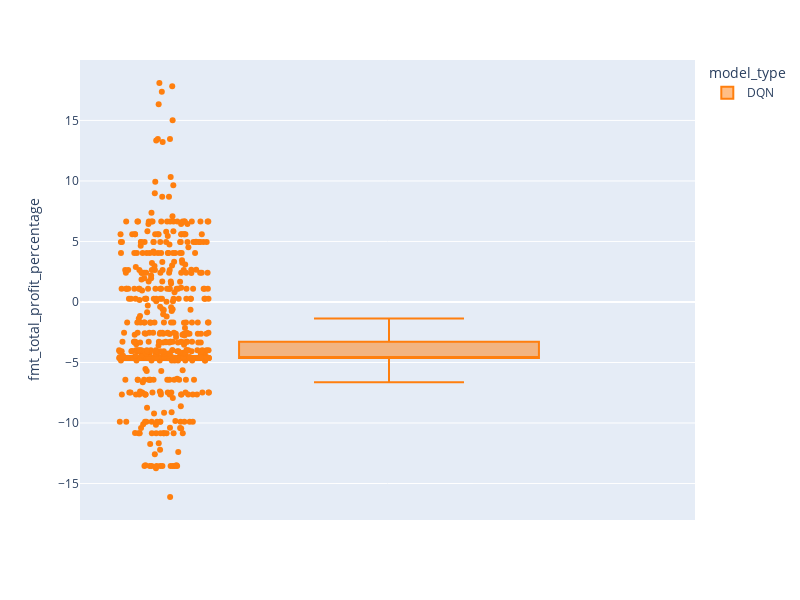

The notebook cell saved with this chart:
### Code cell
fig = px.box(df_trader_results, y="fmt_total_profit_percentage", color="model_type", points="all", color_discrete_sequence=[ "#FF7F0E", "#00CC96", "#10aded", "#8A56EF"],  width=800, height=600)
fig.show()

### Figure 1 — Plotly figure (JSON) as saved in the notebook; plotly's stock layout.template omitted (floating-point values rounded to 4 significant figures; data arrays with more than 128 entries replaced by an {"elided": "..."} marker saying what was removed)
{"data": [{"alignmentgroup": "True", "boxpoints": "all", "hovertemplate": "model_type=DQN<br>fmt_total_profit_percentage=%{y}<extra></extra>", "legendgroup": "DQN", "marker": {"color": "#FF7F0E"}, "name": "DQN", "notched": false, "offsetgroup": "DQN", "orientation": "v", "showlegend": true, "type": "box", "x0": " ", "xaxis": "x", "y": {"elided": "1000 float values"}, "y0": " ", "yaxis": "y"}], "layout": {"boxmode": "group", "height": 600, "legend": {"title": {"text": "model_type"}, "tracegroupgap": 0}, "margin": {"t": 60}, "width": 800, "xaxis": {"anchor": "y", "domain": [0, 1]}, "yaxis": {"anchor": "x", "domain": [0, 1], "title": {"text": "fmt_total_profit_percentage"}}}}
